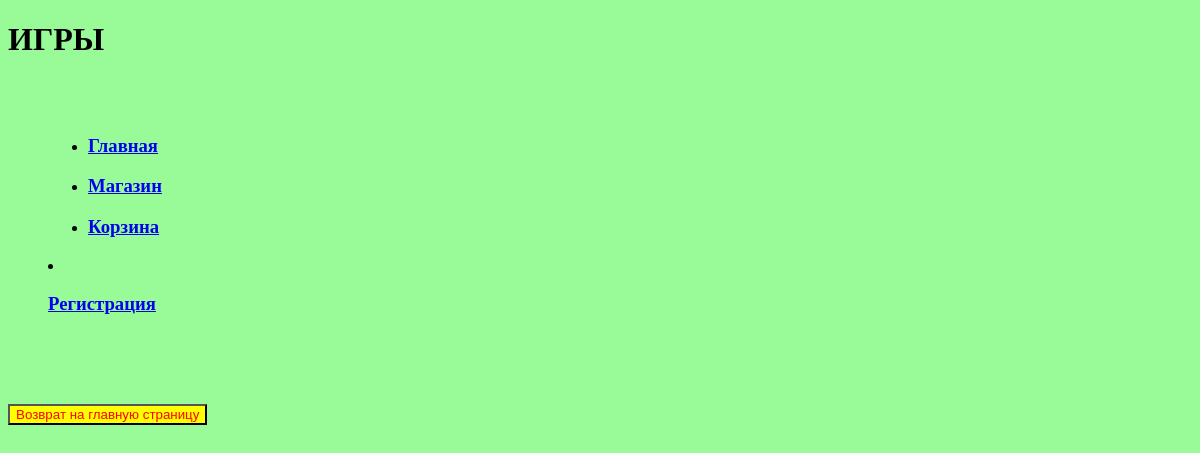
The app's page /shop/, older data.
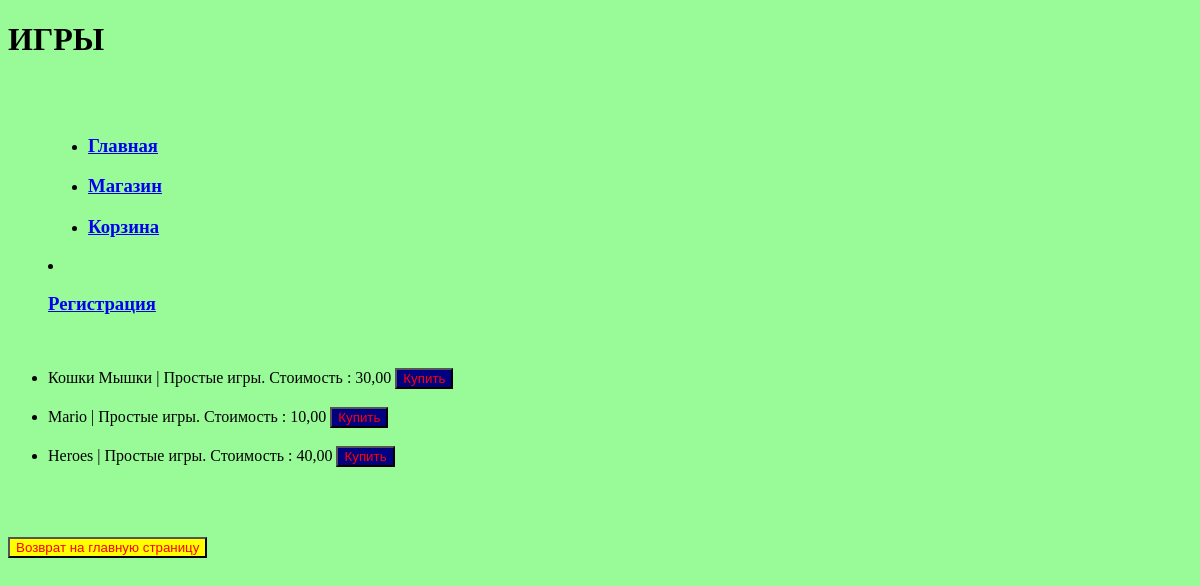
The same page, newer data.
### task1/models.py (models this page shows, shortened)
class Game(models.Model):
    title = models.CharField(max_length=100)
    cost = models.DecimalField(max_digits=10 , decimal_places=2)
    size = models.DecimalField(max_digits=10 , decimal_places=2)
    age_limited  = models.BooleanField(default=False)
    description = models.TextField()
    buyer = models.ManyToManyField(Buyer, related_name='games')

### task1/views.py (the view)
# urls.py: path('shop/', shop),
def shop(request):
    title = 'Магазин'
    games = Game.objects.all()
    context = {'list':games,'Title':title}
    return render(request,"shop.html",context=context)

### templates/shop.html
{% extends "menu.html" %}
{% block pagename  %}
     <h1>ИГРЫ</h1>
{% endblock %}
{% block menu %}
    {{ block.super}}
{% endblock %}
{% block content %}
    <br>
    <form>
        <ul >
            {% for t in list %}
            <li >  {{t.title}} | {{t.description}}. Стоимость : {{t.cost}}  <button formaction="/cart" class="b1" type="submit"> Купить  </button></li>
            <br>
            {% endfor %}
        </ul>
    <br>
    <br>
    </form>
{% endblock %}

### templates/menu.html (shortened to what this page needs)
<!DOCTYPE html>
{% load static %}
<html lang="en">
<head>
    <link rel="stylesheet" type="text/css" href= '{% static "style.css" %}'>
</head>
<body>
    <pagename >
        {% block pagename  %}{% endblock %}
    </pagename >
    <br>
    <br>
    <menu>
        {% block menu %}
            {% include 'menu_2.html'%}
        {% endblock %}
    </menu>
    <content >
        {% block content %}{% endblock %}
    </content>
    <cellar>
        {% block cellar %}
        <form action="/main">
            <button class="b2">Возврат на главную страницу</button>
        </form>
        {% endblock %}
    </cellar>
</body>
</html>

### templates/menu_2.html
<ul>
    <li> <a href="/main"> <h3>Главная</h3>   </a> </li>
    <li> <a href="/shop"> <h3> Магазин </h3> </a> </li>
    <li> <a href="/cart"> <h3> Корзина </h3> </a> </li>
</ul>
    <li> <a href="/reg"> <h3> Регистрация </h3> </a> </li>

### static/style.css (style rules this page uses)
.b1 { background:navy;color:red; }
.b2 { background:yellow;color:red; }
body { background-color: #98fb98 }

Row changes from the older to the newer data that the page shows:
added Game: title "Кошки Мышки", description "Простые игры", cost "30,00"
added Game: title "Mario", description "Простые игры", cost "10,00"
added Game: title "Heroes", description "Простые игры", cost "40,00"
